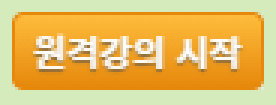
#> input picture geek_projects/univ_auto_attending/start.PNG, 92 x 35 px, found by its file name (shown 3 times larger)
$ python main_pyautogui.py
#> lines starting #> are read from the running program, lines starting #| are printed output that depends on the picture
import pyautogui
import cv2
import time

img0 = cv2.imread(r"C:\PythonWorkspace\pyauto_click\start.png")
#> img0 is the input picture: shape (35, 92, 3); mean B, G, R 106.2, 191.4, 229.2
y0 = pyautogui.locateOnScreen(img0)
q0 = pyautogui.center(y0)

pyautogui.click(q0)

time.sleep(5)

img1 = cv2.imread(r"C:\PythonWorkspace\pyauto_click\attending.png")
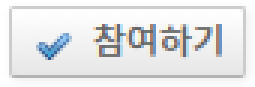
#> input picture geek_projects/univ_auto_attending/attending.PNG, 85 x 29 px, found by its file name (shown 3 times larger)
#> img1 is the input picture: shape (29, 85, 3); mean B, G, R 230.1, 229.2, 228.2
y1 = pyautogui.locateOnScreen(img1)
q1 = pyautogui.center(y1)

pyautogui.click(q1)

time.sleep(6)

img2 = cv2.imread(r"C:\PythonWorkspace\pyauto_click\meeting_attending_1.png")
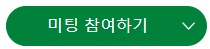
#> input picture geek_projects/univ_auto_attending/meeting_attending_1.PNG, 210 x 49 px, found by its file name
#> img2 is the input picture: shape (49, 210, 3); mean B, G, R 116.2, 166.3, 74.1
y2 = pyautogui.locateOnScreen(img2)
q2 = pyautogui.center(y2)

pyautogui.click(q2)

time.sleep(6)

img3 = cv2.imread(r"C:\PythonWorkspace\pyauto_click\meeting_attending_2.png")
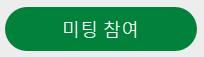
#> input picture geek_projects/univ_auto_attending/meeting_attending_2.PNG, 204 x 57 px, found by its file name
#> img3 is the input picture: shape (57, 204, 3); mean B, G, R 119, 166.3, 79.8
y3 = pyautogui.locateOnScreen(img3)
q3 = pyautogui.center(y3)

pyautogui.click(q3)
